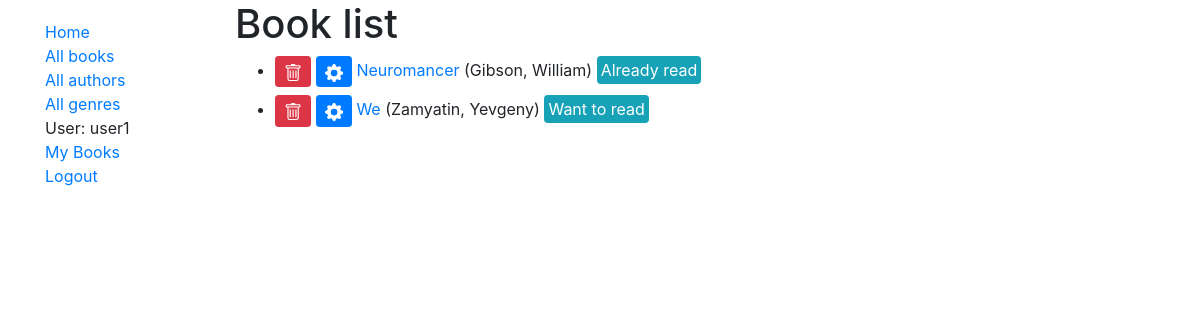
Page /catalog/books/ (signed in) on the earlier database version.
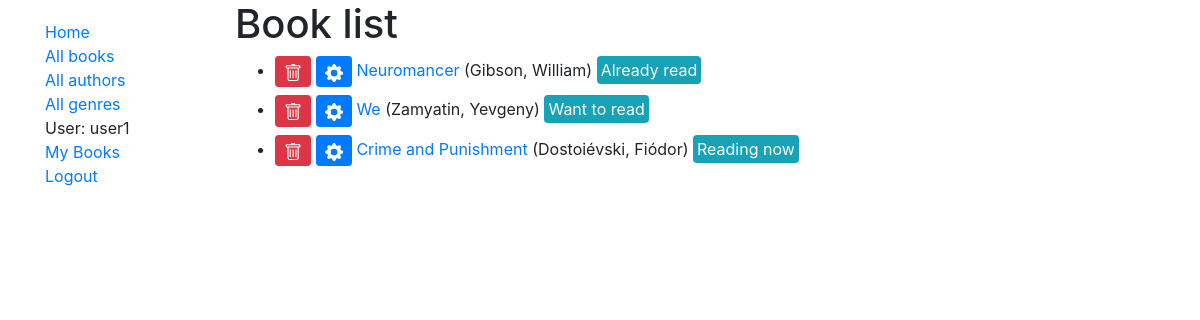
Same page on the later database version.
### catalog/models.py (models this page shows, shortened)
class Book(models.Model):
    id = models.UUIDField(primary_key=True, default=uuid.uuid4)
    title = models.CharField(max_length=200)
    author = models.ForeignKey('Author', on_delete=models.SET_NULL, null=True)
    summary = models.TextField(max_length=1000)
    year = models.CharField(max_length=200, null=True, blank=True)
    genre = models.ManyToManyField(Genre)
    owner = models.ForeignKey(User, on_delete=models.SET_NULL, null=True, blank=True)
    READ_STATUS = {
        ('w', 'Want to read'),
        ('a', 'Already read'),
        ('r', 'Reading now')
    }
    status = models.CharField(
        max_length=1,
        choices=READ_STATUS,
        blank=True,
        default='w'
    )
    def get_absolute_url(self):
        return reverse('book-detail', args=[str(self.id)])
    def get_update_url(self):
        return reverse('book_update', args=[str(self.id)])
    def get_delete_url(self):
        return reverse('book_delete', args=[str(self.id)])

class Author(models.Model):
    first_name = models.CharField(max_length=100)
    last_name = models.CharField(max_length=100)
    date_of_birth = models.DateField(null=True, blank=True)
    date_of_death = models.DateField('Date of Death', null=True, blank=True)
    class Meta:
        ordering = ['last_name', 'first_name']
    def __str__(self):
        return f'{self.last_name}, {self.first_name}'

### catalog/views.py (the view)
# urls.py: path('books/', views.BookListView.as_view(), name='books'),
class BookListView(LoginRequiredMixin, generic.ListView):
    model = Book

### catalog/templates/catalog/book_list.html (shortened to what this page needs)
{% extends "base_generic.html" %}
{% block content %}
  <h1>Book list</h1>
  {% if book_list %}
  <ul>
    {% for book in book_list %}
      <li class="my-2">
        <a class="btn btn-sm btn-danger" href="{{ book.get_delete_url }}">
        </a>
        <a class="btn btn-sm btn-primary" href="{{ book.get_update_url }}">
        </a>
        <a href="{{ book.get_absolute_url }}">{{ book.title }}</a> ({{ book.author }})
        <span class="bg-info text-white rounded p-1">{{ book.get_status_display }}</span>
      </li>
    {% endfor %}
  </ul>
  {% else %}
    <p>There are no books in the catalog.</p>
  {% endif %}
{% endblock %}

### catalog/templates/base_generic.html (shortened to what this page needs)
<!doctype html>
<html lang="en">
  <head>
    <link rel="stylesheet" href="https://stackpath.bootstrapcdn.com/bootstrap/4.3.1/css/bootstrap.min.css">
    {% load static %}
    <link rel="stylesheet" href="{% static 'css/styles.css' %}">
  </head>
  <body>
    <section class="container">
      <div class="row">
        <div class="col-sm-2">
        {% block sidebar %}
          <ul class="sidebar-nav">
            <li><a href="{% url 'index' %}">Home</a></li>
            <li><a href="{% url 'books' %}">All books</a></li>
            <li><a href="{% url 'authors' %}">All authors</a></li>
            <li><a href="{% url 'genres' %}">All genres</a></li>
            {% if user.is_authenticated %}
              <li>User: {{ user.get_username }}</li>
              <li><a href="{% url 'my-owned' %}">My Books</a></li>
              <li><a href="{% url 'logout'%}?next={{request.path}}">Logout</a></li>
            {% else %}
              <li><a href="{% url 'login'%}?next={{request.path}}">Login</a></li>
            {% endif %}
          </ul>
        {% endblock %}
        </div>
        <div class="col-sm-10">{% block content %}{% endblock %}</div>
      </div>
    </section>
  </body>
</html>

### catalog/static/css/styles.css (style rules this page uses)
.sidebar-nav { margin-top: 20px; padding: 0; list-style: none; }

Differences in the rows shown:
added Book: title "Crime and Punishment", author "Dostoiévski, Fiódor", status "Reading now"
